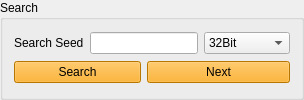
     <widget class="QGroupBox" name="groupBoxSearch">
      <property name="sizePolicy">
       <sizepolicy hsizetype="Preferred" vsizetype="Preferred">
        <horstretch>0</horstretch>
        <verstretch>1</verstretch>
       </sizepolicy>
      </property>
      <property name="maximumSize">
       <size>
        <width>16777215</width>
        <height>16777215</height>
       </size>
      </property>
      <property name="styleSheet">
       <string notr="true"/>
      </property>
      <property name="title">
       <string>Search</string>
      </property>
      <layout class="QGridLayout" name="gridLayout_4">
       <item row="0" column="0">
        <widget class="QLabel" name="label_23">
         <property name="text">
          <string>Search Seed</string>
         </property>
        </widget>
       </item>
       <item row="0" column="1" colspan="2">
        <widget class="QTextBox" name="textBoxSearch">
         <property name="sizePolicy">
          <sizepolicy hsizetype="Preferred" vsizetype="Fixed">
           <horstretch>0</horstretch>
           <verstretch>0</verstretch>
          </sizepolicy>
         </property>
         <property name="maxLength">
          <number>16</number>
         </property>
        </widget>
       </item>
       <item row="0" column="3">
        <widget class="QComboBox" name="comboBoxSearch">
         <item>
          <property name="text">
           <string>32Bit</string>
          </property>
         </item>
         <item>
          <property name="text">
           <string>16Bit High</string>
          </property>
         </item>
         <item>
          <property name="text">
           <string>16Bit Low</string>
          </property>
         </item>
        </widget>
       </item>
       <item row="1" column="0" colspan="2">
        <widget class="QPushButton" name="pushButtonSearch">
         <property name="sizePolicy">
          <sizepolicy hsizetype="Preferred" vsizetype="Fixed">
           <horstretch>0</horstretch>
           <verstretch>0</verstretch>
          </sizepolicy>
         </property>
         <property name="minimumSize">
          <size>
           <width>0</width>
           <height>20</height>
          </size>
         </property>
         <property name="styleSheet">
          <string notr="true">QPushButton {
	background-color: orange;
}</string>
         </property>
         <property name="text">
          <string>Search</string>
         </property>
        </widget>
       </item>
       <item row="1" column="2" colspan="2">
        <widget class="QPushButton" name="pushButtonNext">
         <property name="sizePolicy">
          <sizepolicy hsizetype="Preferred" vsizetype="Fixed">
           <horstretch>0</horstretch>
           <verstretch>0</verstretch>
          </sizepolicy>
         </property>
         <property name="minimumSize">
          <size>
           <width>0</width>
           <height>20</height>
          </size>
         </property>
         <property name="styleSheet">
          <string notr="true">QPushButton {
	background-color: orange;
}</string>
         </property>
         <property name="text">
          <string>Next</string>
         </property>
        </widget>
       </item>
      </layout>
     </widget>
